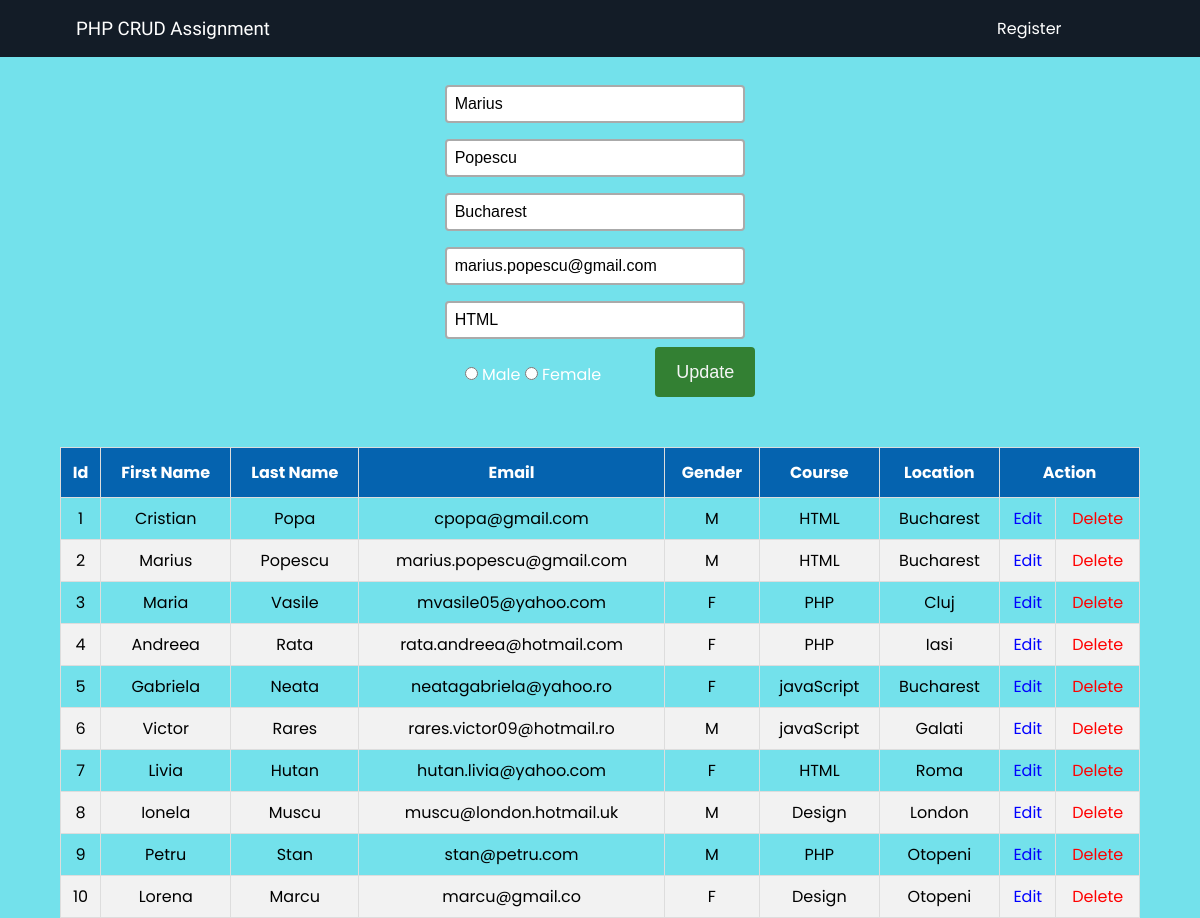
/index.php?edit=2, run on the app's committed database.
### tables this page shows
CREATE TABLE `data` (
  `id` int(11) NOT NULL,
  `fname` varchar(100) NOT NULL,
  `lname` varchar(100) NOT NULL,
  `email` varchar(100) NOT NULL,
  `gender` varchar(1) NOT NULL,
  `course` varchar(100) NOT NULL,
  `location` varchar(100) NOT NULL
);

### process.php (called while the page is built, shortened)
<?php
    $mysqli = new mysqli('localhost', 'root', '', 'crud') or die(mysqli_error($mysqli));
    if (isset($_GET['edit'])){
        $id = $_GET['edit'];
        $update = true;
        $result=$mysqli->query("SELECT * FROM data WHERE id=$id")or die($mysqli->error());
        if($result->num_rows ==1){
            $row=$result->fetch_array();
            $fname=$row['fname'];
            $lname=$row['lname'];
            $email=$row['email'];
            $course=$row['course'];
            $location=$row['location'];
        }
    }
?>

### index.php (the view, shortened to what this page needs)
<!DOCTYPE html>
<html lang="en">
<head>
    <link rel="stylesheet" href="style.css">
</head>
<body>
    <header class="main-head">
        <nav>
            <h3 id="logo">PHP CRUD Assignment</h3>
            <ul>
                <li><a href="index.php">Register</a></li>
            </ul>
        </nav>
    </header>
    <?php require_once 'process.php';?>
    <?php
         $mysqli = new mysqli('localhost', 'root', '', 'crud') or die(mysqli_error($mysqli()));
         $result = $mysqli->query('SELECT * FROM data;') or die($mysqli->error());
        ?>
    <div class="container">
        <div class="form-wrapper">
            <form action="process.php" method="POST">
                <input type="text" name="fname" value="<?php echo $fname;?>" placeholder="First Name:"><br>
                <input type="text" name="lname" value="<?php echo $lname;?>" placeholder="Last Name:"><br>
                <input type="text" name="location" value="<?php echo $location;?>" placeholder="Location:"><br>
                <input type="email" name="email" value="<?php echo $email;?>" placeholder="Email:"><br>
                <input type="text" name="course" value="<?php echo $course;?>" placeholder="Course:"><br>
                <div class="radio">
                    <label>
                        <input type="radio" name="gender" value="M">
                        Male
                    </label>
                    <label>
                        <input type="radio" name="gender" value="F">
                        Female
                    </label>
                </div>
                <?php if($update == true): ?>
                <button class="btn update" type="submit" name="update">Update</button>
                <?php else: ?>
                <button class="btn save" type="submit" name="save">Save</button>
                <?php endif; ?>
            </form>
        </div>
        <div class="tabble-wrapper">
            <table id="display">
                <thead>
                    <tr>
                        <th>Id</th>
                        <th>First Name</th>
                        <th>Last Name</th>
                        <th>Email</th>
                        <th>Gender</th>
                        <th>Course</th>
                        <th>Location</th>
                        <th colspan="2">Action</th>
                    </tr>
                </thead>
                <?php
                    while($row = $result->fetch_assoc()):?>
                <tr>
                    <td><?php echo $row['id']; ?></td>
                    <td><?php echo $row['fname']; ?></td>
                    <td><?php echo $row['lname']; ?></td>
                    <td><?php echo $row['email']; ?></td>
                    <td><?php echo $row['gender']; ?></td>
                    <td><?php echo $row['course']; ?></td>
                    <td><?php echo $row['location']; ?></td>
                    <td><a class="update" href="index.php?edit=<?php echo $row['id']; ?>">Edit</a></td>
                    <td><a class="delete" href="process.php?delete=<?php echo $row['id']; ?>">Delete</a></td>
                </tr>
                <?php endwhile;?>
            </table>
        </div>
    </div>
</body>
</html>

### style.css (style rules this page uses)
* { margin: 0; padding: 0; box-sizing: border-box; }
body { font-family: "Poppins", sans-serif; background-color: #73e1eb; }
li, label, input, p { font-size: 1rem; }
a { color: white; text-decoration: none; }
.main-head { background: #131c27; color: white; position: sticky; top: 0px; }
nav { display: flex; width: 90%; margin: auto; padding: 1rem; min-height: 5vh; align-items: center; flex-wrap: wrap; }
nav ul { display: flex; flex: 2 1 10rem; justify-content: space-around; align-items: center; list-style: none; }
#logo { flex: 4 1 50rem; font-family: "Pattaya", sans-serif; font-weight: 400; }
.form-wrapper { width: 90%; margin: auto; padding: 20px 0; color: white; border-radius: 20px; display: flex; justify-content: center; align-items: center; }
input[type="text"] { width: 300px; border: 2px solid #aaa; border-radius: 4px; margin: 8px 0; outline: none; padding: 8px; box-sizing: border-box; }
input[type="email"] { width: 300px; border: 2px solid #aaa; border-radius: 4px; margin: 8px 0; outline: none; padding: 8px; box-sizing: border-box; }
.radio { font-size: 20px; font-weight: 500px; text-transform: capitalize; display: inline-block; vertical-align: middle; color: #fff; position: relative; padding-left: 20px; padding-right: 50px; cursor: pointer; }
.btn { background: #21cc40; color: whitesmoke; width: 70px; height: 30px; font-size: 18px; border-radius: 4px; border: none; }
.tabble-wrapper { padding-top: 30px; }
#display { width: 90%; border-collapse: collapse; margin: auto; }
#display td, #display th { border: 1px solid #ddd; padding: 8px; text-align: center; }
#display tr:nth-child(even) { background-color: #f2f2f2; }
#display th { padding-top: 12px; padding-bottom: 12px; text-align: center; background-color: #0563af; color: white; }
.update { color: blue; }
.delete { color: red; }
.btn { background: #338033; color: whitesmoke; width: 100px; height: 50px; font-size: 18px; border-radius: 4px; border: none; }

### data on the page
data: fname "Marius", lname "Popescu", location "Bucharest", email "marius.popescu@gmail.com", course "HTML", id "2", gender "M"
data: id "1", fname "Cristian", lname "Popa", email "cpopa@gmail.com", gender "M", course "HTML", location "Bucharest"
data: id "3", fname "Maria", lname "Vasile", email "mvasile05@yahoo.com", gender "F", course "PHP", location "Cluj"
data: id "4", fname "Andreea", lname "Rata", email "rata.andreea@hotmail.com", gender "F", course "PHP", location "Iasi"
data: id "5", fname "Gabriela", lname "Neata", email "neatagabriela@yahoo.ro", gender "F", course "javaScript", location "Bucharest"
data: id "6", fname "Victor", lname "Rares", email "rares.victor09@hotmail.ro", gender "M", course "javaScript", location "Galati"
data: id "7", fname "Livia", lname "Hutan", email "hutan.livia@yahoo.com", gender "F", course "HTML", location "Roma"
data: id "8", fname "Ionela", lname "Muscu", email "muscu@london.hotmail.uk", gender "M", course "Design", location "London"
data: id "9", fname "Petru", lname "Stan", email "stan@petru.com", gender "M", course "PHP", location "Otopeni"
data: id "10", fname "Lorena", lname "Marcu", email "marcu@gmail.co", gender "F", course "Design", location "Otopeni"
